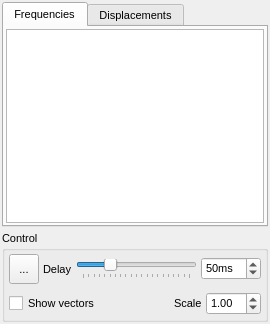
<?xml version="1.0" encoding="UTF-8"?>
<ui version="4.0">
 <class>VibrationsWidget</class>
 <widget class="QDockWidget" name="VibrationsWidget">
  <property name="geometry">
   <rect>
    <x>0</x>
    <y>0</y>
    <width>270</width>
    <height>324</height>
   </rect>
  </property>
  <property name="minimumSize">
   <size>
    <width>270</width>
    <height>251</height>
   </size>
  </property>
  <property name="font">
   <font>
    <pointsize>8</pointsize>
   </font>
  </property>
  <property name="floating">
   <bool>true</bool>
  </property>
  <property name="allowedAreas">
   <set>Qt::LeftDockWidgetArea|Qt::RightDockWidgetArea</set>
  </property>
  <property name="windowTitle">
   <string>Vibrations</string>
  </property>
  <widget class="QWidget" name="dockWidgetContents">
   <layout class="QVBoxLayout" name="verticalLayout_3">
    <property name="spacing">
     <number>4</number>
    </property>
    <property name="margin">
     <number>2</number>
    </property>
    <item>
     <widget class="QTabWidget" name="VibrationsTabWidget">
      <property name="currentIndex">
       <number>0</number>
      </property>
      <widget class="QWidget" name="FrequenciesTab">
       <attribute name="title">
        <string>Frequencies</string>
       </attribute>
       <layout class="QVBoxLayout" name="verticalLayout_2">
        <property name="spacing">
         <number>4</number>
        </property>
        <property name="margin">
         <number>2</number>
        </property>
        <item>
         <widget class="QListWidget" name="VibrationsList">
          <property name="sizePolicy">
           <sizepolicy hsizetype="Expanding" vsizetype="Expanding">
            <horstretch>3</horstretch>
            <verstretch>0</verstretch>
           </sizepolicy>
          </property>
          <property name="sizeIncrement">
           <size>
            <width>0</width>
            <height>0</height>
           </size>
          </property>
          <property name="selectionBehavior">
           <enum>QAbstractItemView::SelectRows</enum>
          </property>
         </widget>
        </item>
       </layout>
      </widget>
      <widget class="QWidget" name="DisplacementsTab">
       <attribute name="title">
        <string>Displacements</string>
       </attribute>
       <layout class="QVBoxLayout" name="verticalLayout">
        <property name="spacing">
         <number>4</number>
        </property>
        <property name="margin">
         <number>2</number>
        </property>
        <item>
         <widget class="QTableWidget" name="DisplacementsTable">
          <property name="sizePolicy">
           <sizepolicy hsizetype="Expanding" vsizetype="Expanding">
            <horstretch>0</horstretch>
            <verstretch>0</verstretch>
           </sizepolicy>
          </property>
          <property name="sizeIncrement">
           <size>
            <width>1</width>
            <height>0</height>
           </size>
          </property>
          <property name="selectionMode">
           <enum>QAbstractItemView::SingleSelection</enum>
          </property>
          <property name="selectionBehavior">
           <enum>QAbstractItemView::SelectRows</enum>
          </property>
          <column>
           <property name="text">
            <string>Atom</string>
           </property>
          </column>
          <column>
           <property name="text">
            <string>dX</string>
           </property>
          </column>
          <column>
           <property name="text">
            <string>dY</string>
           </property>
          </column>
          <column>
           <property name="text">
            <string>dZ</string>
           </property>
          </column>
         </widget>
        </item>
       </layout>
      </widget>
     </widget>
    </item>
    <item>
     <widget class="QGroupBox" name="ControlGroup">
      <property name="title">
       <string>Control</string>
      </property>
      <layout class="QVBoxLayout" name="verticalLayout_4">
       <property name="spacing">
        <number>4</number>
       </property>
       <property name="margin">
        <number>2</number>
       </property>
       <item>
        <layout class="QHBoxLayout" name="horizontalLayout_4">
         <property name="spacing">
          <number>4</number>
         </property>
         <property name="margin">
          <number>2</number>
         </property>
         <item>
          <widget class="QToolButton" name="PlayPauseVibration">
           <property name="minimumSize">
            <size>
             <width>30</width>
             <height>30</height>
            </size>
           </property>
           <property name="maximumSize">
            <size>
             <width>30</width>
             <height>30</height>
            </size>
           </property>
           <property name="text">
            <string>...</string>
           </property>
           <property name="icon">
            <iconset resource="icons.qrc">
             <normaloff>:/playback/icons/traj_playpause.svg</normaloff>:/playback/icons/traj_playpause.svg</iconset>
           </property>
           <property name="iconSize">
            <size>
             <width>16</width>
             <height>16</height>
            </size>
           </property>
           <property name="checkable">
            <bool>true</bool>
           </property>
          </widget>
         </item>
         <item>
          <widget class="QLabel" name="label_2">
           <property name="sizePolicy">
            <sizepolicy hsizetype="Minimum" vsizetype="Preferred">
             <horstretch>0</horstretch>
             <verstretch>0</verstretch>
            </sizepolicy>
           </property>
           <property name="text">
            <string>Delay</string>
           </property>
          </widget>
         </item>
         <item>
          <widget class="QSlider" name="DelaySlider">
           <property name="maximum">
            <number>200</number>
           </property>
           <property name="value">
            <number>50</number>
           </property>
           <property name="orientation">
            <enum>Qt::Horizontal</enum>
           </property>
           <property name="tickPosition">
            <enum>QSlider::TicksBelow</enum>
           </property>
           <property name="tickInterval">
            <number>10</number>
           </property>
          </widget>
         </item>
         <item>
          <widget class="QSpinBox" name="DelaySpin">
           <property name="suffix">
            <string>ms</string>
           </property>
           <property name="maximum">
            <number>200</number>
           </property>
           <property name="value">
            <number>50</number>
           </property>
          </widget>
         </item>
        </layout>
       </item>
       <item>
        <layout class="QHBoxLayout" name="horizontalLayout">
         <property name="spacing">
          <number>4</number>
         </property>
         <property name="margin">
          <number>2</number>
         </property>
         <item>
          <widget class="QCheckBox" name="ShowVectorsCheck">
           <property name="text">
            <string>Show vectors</string>
           </property>
          </widget>
         </item>
         <item>
          <spacer name="horizontalSpacer">
           <property name="orientation">
            <enum>Qt::Horizontal</enum>
           </property>
           <property name="sizeHint" stdset="0">
            <size>
             <width>40</width>
             <height>20</height>
            </size>
           </property>
          </spacer>
         </item>
         <item>
          <widget class="QLabel" name="label">
           <property name="sizePolicy">
            <sizepolicy hsizetype="Minimum" vsizetype="Preferred">
             <horstretch>0</horstretch>
             <verstretch>0</verstretch>
            </sizepolicy>
           </property>
           <property name="text">
            <string>Scale</string>
           </property>
          </widget>
         </item>
         <item>
          <widget class="QDoubleSpinBox" name="VectorScaleSpin">
           <property name="toolTip">
            <string>Scaling factor applied to rendered displacement arrows</string>
           </property>
           <property name="singleStep">
            <double>0.100000000000000</double>
           </property>
           <property name="value">
            <double>1.000000000000000</double>
           </property>
          </widget>
         </item>
        </layout>
       </item>
      </layout>
     </widget>
    </item>
   </layout>
  </widget>
 </widget>
 <resources>
  <include location="icons.qrc"/>
 </resources>
 <connections/>
</ui>
